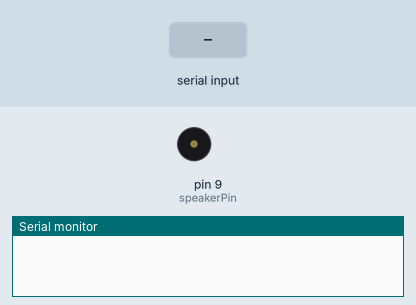
Simulated run of this sketch. Board: Arduino Uno, built with avr-gcc and run on an emulated ATmega328P. On the bench: buzzer (waves = sounding), the last lines printed to the serial monitor. Inputs (shaded band) come from the test bench.

Above: at 0.01 s.
At 1.2 s:
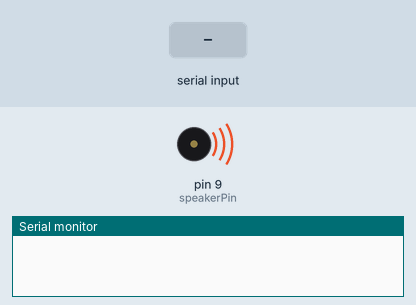
1.3 s: byte 30 received over Serial
At 2.1 s:
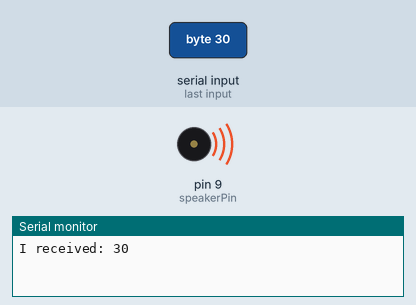
Timing chart, 0 to 4.3 s (numbered marks = the images above; inputs shaded):
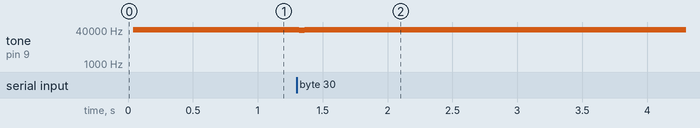

Measured:
- after the input at 1.3 s, tone on pin 9 (speakerPin): 41775 Hz → 38286 Hz at once, → 41781 Hz 0.04 s later

The sketch:

sketch_aug10a.ino
```cpp
// Arduino + Sound WS
// 2011.11.26-27
//
// 03:音の長さ
// "440ヘルツの音を出す"


//スピーカーのピンを９ピンにする
int speakerPin = 9;


void setup(){

  //スピーカーのピンを出力モードに
  pinMode(speakerPin, OUTPUT);
  Serial.begin(9600);
}


void loop(){

  //スピーカーを振るわせる時間を計算しておく変数
  int delayTime;

  int incomingByte;

  if (Serial.available() > 0) { // 受信したデータが存在する
    incomingByte = Serial.read(); // 受信データを読み込む

    Serial.print("I received: "); // 受信データを送りかえす
    Serial.println(incomingByte, DEC);
  }


  //440ヘルツで、スピーカーを振るわせる時間を計算
  delayTime = incomingByte*50;


  digitalWrite(speakerPin, HIGH);
  delayMicroseconds(delayTime);


  digitalWrite(speakerPin, LOW);
  delayMicroseconds(delayTime);

}
```
